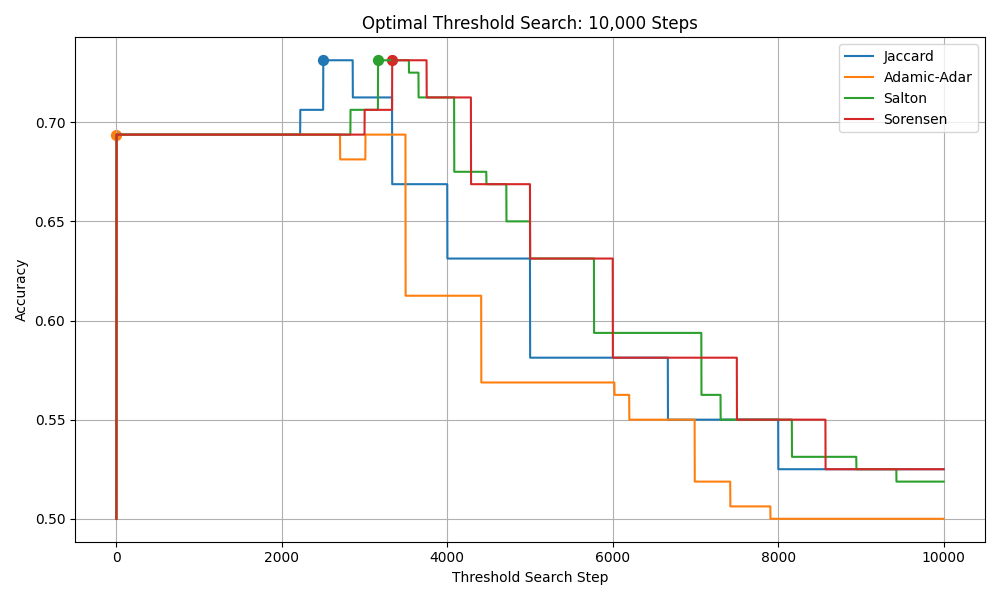

Generate this figure with Python:
import networkx as nx
import numpy as np
import matplotlib.pyplot as plt
from sklearn.metrics import roc_curve, auc

# ==========================================================
# 1. CREATE SIMULATED SNA GRAPH
# ==========================================================

G_full = nx.watts_strogatz_graph(
    60, 6, 0.15, seed=10
)

# Existing links
edges = list(G_full.edges())

np.random.seed(10)
np.random.shuffle(edges)

# 80 real links -> positive examples
positive = edges[:80]

# Remove these links from graph
G = G_full.copy()
G.remove_edges_from(positive)

# 80 non-existing links -> negative examples
negative = list(nx.non_edges(G))
negative = negative[:80]

pairs = positive + negative

actual = np.array(
    [1] * 80 + [0] * 80
)


# ==========================================================
# 2. SIMILARITY METHODS
# ==========================================================

def jaccard(u, v):

    A = set(G.neighbors(u))
    B = set(G.neighbors(v))

    if len(A | B) == 0:
        return 0

    return len(A & B) / len(A | B)


def adamic_adar(u, v):

    common = set(G.neighbors(u)) & set(G.neighbors(v))

    score = 0

    for node in common:

        degree = G.degree(node)

        if degree > 1:
            score += 1 / np.log(degree)

    return score


def salton(u, v):

    common = len(
        set(G.neighbors(u)) &
        set(G.neighbors(v))
    )

    denominator = np.sqrt(
        G.degree(u) * G.degree(v)
    )

    if denominator == 0:
        return 0

    return common / denominator


def sorensen(u, v):

    common = len(
        set(G.neighbors(u)) &
        set(G.neighbors(v))
    )

    denominator = (
        G.degree(u) +
        G.degree(v)
    )

    if denominator == 0:
        return 0

    return 2 * common / denominator


methods = {
    "Jaccard": jaccard,
    "Adamic-Adar": adamic_adar,
    "Salton": salton,
    "Sorensen": sorensen
}


# ==========================================================
# 3. CALCULATE SIMILARITY SCORES
# ==========================================================

scores = {}

for name, function in methods.items():

    scores[name] = np.array([
        function(u, v)
        for u, v in pairs
    ])


# ==========================================================
# 4. 10,000 THRESHOLD SEARCH
# ==========================================================

STEPS = 10000

results = {}

for name in methods:

    score = scores[name]

    # Thresholds based on actual score range
    thresholds = np.linspace(
        score.min(),
        score.max(),
        STEPS
    )

    accuracy_history = []

    best_accuracy = 0
    best_threshold = 0
    best_step = 0

    for step, threshold in enumerate(
        thresholds, start=1
    ):

        prediction = (
            score >= threshold
        ).astype(int)

        accuracy = np.mean(
            prediction == actual
        )

        accuracy_history.append(
            accuracy
        )

        # First time maximum accuracy is reached
        if accuracy > best_accuracy:

            best_accuracy = accuracy
            best_threshold = threshold
            best_step = step

    results[name] = {
        "thresholds": thresholds,
        "accuracy": np.array(accuracy_history),
        "best_accuracy": best_accuracy,
        "best_threshold": best_threshold,
        "best_step": best_step
    }


# ==========================================================
# 5. PRINT RESULTS
# ==========================================================

print("\n" + "=" * 70)
print("10,000-STEP OPTIMAL THRESHOLD COMPARISON")
print("=" * 70)

for name, result in results.items():

    print(
        f"{name:15s}"
        f" Best Step = {result['best_step']:5d}"
        f" / {STEPS}"
        f"   Threshold = {result['best_threshold']:.4f}"
        f"   Accuracy = {result['best_accuracy']:.4f}"
    )


# ==========================================================
# 6. FIND METHOD THAT REACHES OPTIMUM FASTEST
# ==========================================================

best_method = min(
    results,
    key=lambda x: results[x]["best_step"]
)

print("\n" + "=" * 70)
print("FASTEST METHOD")
print("=" * 70)

print("Method :", best_method)
print(
    "Optimal step :",
    results[best_method]["best_step"]
)
print(
    "Threshold :",
    results[best_method]["best_threshold"]
)
print(
    "Accuracy :",
    results[best_method]["best_accuracy"]
)


# ==========================================================
# 7. GRAPH: ACCURACY VS THRESHOLD SEARCH STEP
# ==========================================================

plt.figure(figsize=(10, 6))

for name, result in results.items():

    plt.plot(
        range(1, STEPS + 1),
        result["accuracy"],
        label=name
    )

    # Mark optimal point
    plt.scatter(
        result["best_step"],
        result["best_accuracy"],
        s=50
    )

plt.xlabel("Threshold Search Step")
plt.ylabel("Accuracy")

plt.title(
    "Optimal Threshold Search: 10,000 Steps"
)

plt.legend()
plt.grid()

plt.tight_layout()
plt.show()


# ==========================================================
# 8. ROC-AUC FOR BEST METHOD
# ==========================================================

best_scores = scores[best_method]

fpr, tpr, _ = roc_curve(
    actual,
    best_scores
)

roc_auc = auc(
    fpr,
    tpr
)

plt.figure(figsize=(7, 6))

plt.plot(
    fpr,
    tpr,
    label=f"{best_method} (AUC = {roc_auc:.3f})"
)

plt.plot(
    [0, 1],
    [0, 1],
    "--"
)

plt.xlabel("False Positive Rate")
plt.ylabel("True Positive Rate")

plt.title(
    f"ROC-AUC Curve - {best_method}"
)

plt.legend()
plt.grid()

plt.tight_layout()
plt.show()
